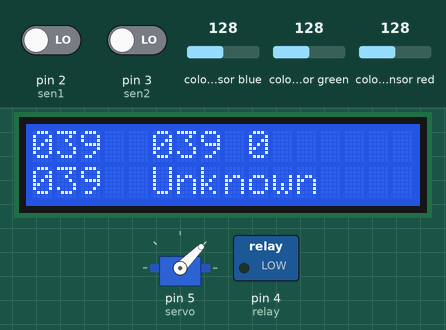
The sketch below on a simulated Arduino Uno, built with avr-gcc and run on an emulated ATmega328P. Parts: servo, 16×2 character LCD, switched loads named in the sketch (green lamp = pin HIGH). Wiring (inferred from the names in the program): TCS3200 colour sensor: output pin 12; S2 pin 10; S3 pin 11; S0 pin 8; S1 pin 9. The inputs (shaded band) are chosen by the test bench; at power-on: colour sensor red 128, pin 3 (sen2) LOW, colour sensor blue 128, colour sensor green 128, pin 2 (sen1) LOW. Pins used as bus, display or sensor lines are not drawn.

Above: at 1.2 s.
1.3 s: colour sensor red set to 238
At 2.6 s:
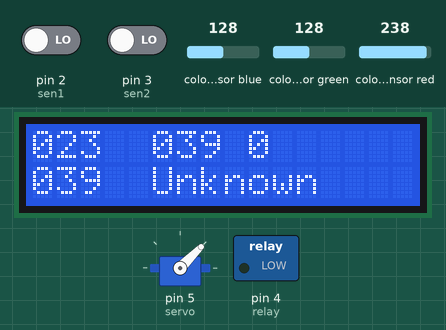
2.9 s: colour sensor red set to 247
At 4.2 s:
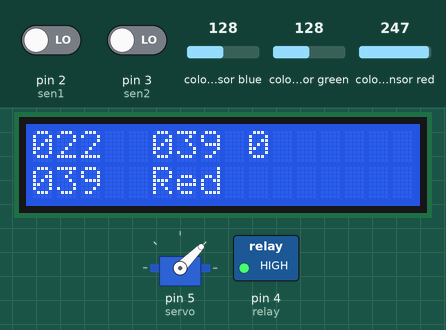
4.5 s: pin 3 (sen2) driven HIGH
At 5.6 s:
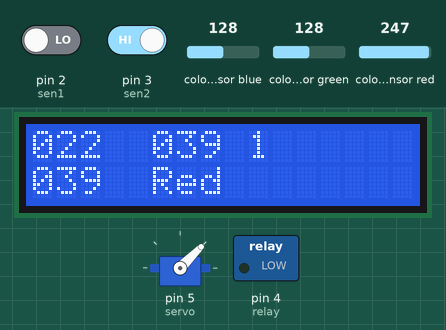
6.0 s: colour sensor blue set to 5
At 6.7 s:
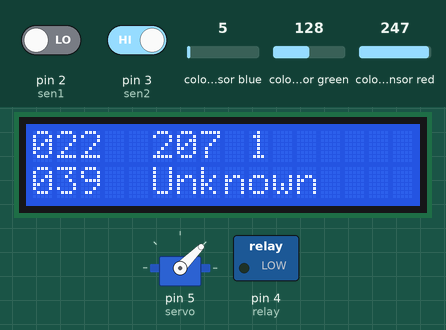
7.6 s: pin 3 (sen2) driven LOW
At 8.1 s:
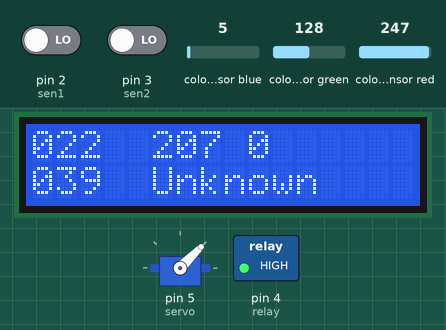
9.1 s: colour sensor green set to 5
At 9.5 s:
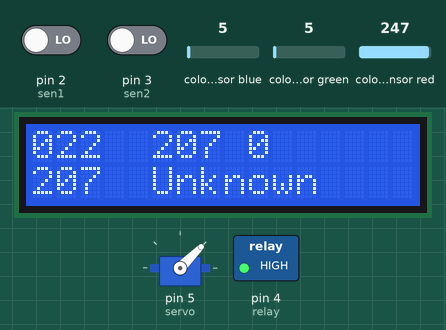
Timing chart, 0 to 11.6 s (numbered marks = the images above; inputs shaded):
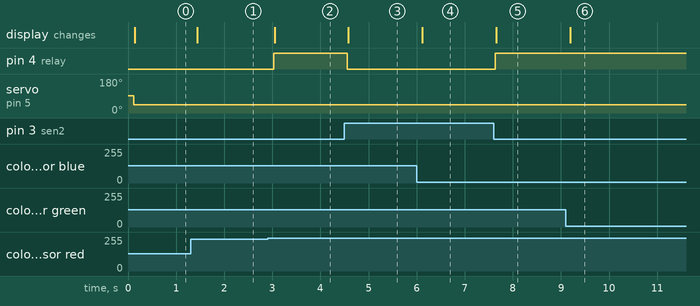

The sketch:

projek_robotika.ino
```cpp
#include <Servo.h>
#include <LiquidCrystal_I2C.h>
#include <stdio.h>

Servo servo1;
LiquidCrystal_I2C lcd(0x27,  16, 2);

int sen1 = 2;
int sen2 = 3;
int relay = 4;
int servo = 5;
int s0 = 8;
int s1 = 9;
int s2 = 10;
int s3 = 11;
int out = 12;
long time;
long prev_time = 0;
long time_now = 0;
char tmp[3];

bool sen1_cond, sen2_cond, relay_cond;
bool detector = false;

int red, green, blue;
int color;  // 0 = Unknown ; 1 = Red ; 2 = Blue ; 3 = Green ; 4 = White

void setup() {
  // put your setup code here, to run once:
  pinMode(sen1, INPUT);     // Infrared 1
  pinMode(sen2, INPUT);     // Infrared 2
  pinMode(servo, OUTPUT);   // Servo
  pinMode(relay, OUTPUT);   // Relay
  pinMode(s0, OUTPUT);
  pinMode(s1, OUTPUT);
  pinMode(s2, OUTPUT);
  pinMode(s3, OUTPUT);
  pinMode(out, INPUT);
  // Serial.begin(9600);
  digitalWrite(s0, HIGH);
  digitalWrite(s1, HIGH);
  servo1.attach(5);
  servo1.write(92);
  lcd.init();
  lcd.backlight();
}

void loop() {
  time = millis();
  color = GetColors();
  sen1_cond = digitalRead(sen1);
  sen2_cond = digitalRead(sen2);

  if(!(sen1_cond & 1)) {
    time_now = time;
    servo1.write(45);
  }

  if(time - time_now >= 5000) {
    servo1.write(95);
  }

  // if(color == 1 || color == 2) {
  //   if(sen2_cond == 0) {
  //     digitalWrite(relay, LOW);
  //     if()
  //   } else if(send2_cond == 1) {
  //     digitalWrite(relay, HIGH);
  //   }
  // } else {
  //   digitalWrite(relay, HIGH);
  // }

  // if(!detector) {
  //   if(color == 1 || color == 2) {
  //     detector = true;
  //   }
  // }

  if(color == 1 || color == 2 || color == 3) {
    detector = true;
  }

  if(!(sen2_cond & 1) && detector) {
    relay_cond = 1;
  }

  if(sen2_cond) {
    relay_cond = 0;
  }

  if(relay_cond == 1 && sen2_cond == 0) {
    detector = false;
  }

  digitalWrite(relay, relay_cond);

  lcd.setCursor(0, 0);
  sprintf(tmp, "%03d", red);
  lcd.print(tmp);
  lcd.setCursor(0, 1);
  sprintf(tmp, "%03d", green);
  lcd.print(tmp);
  lcd.setCursor(5, 0);
  sprintf(tmp, "%03d", blue);
  lcd.print(tmp);
  lcd.setCursor(5, 1);
  switch (color) {
    case 0:
      lcd.print("Unknown");
      break;
    case 1:
      lcd.print("Red    ");
      break;
    case 2:
      lcd.print("Blue   ");
      break;
    case 3:
      lcd.print("Green  ");
      break;
    case 4:
      lcd.print("White  ");
      break;
    default:
      lcd.print("       ");
  }
  lcd.setCursor(9, 0);
  lcd.print(detector);

  // Serial.println(color);
  // Serial.print("Red = ");
  // Serial.print(red);
  // Serial.print(" Green = ");
  // Serial.print(green);
  // Serial.print(" Blue = ");
  // Serial.println(blue);
  // Serial.print(" ");
  // Serial.println(time - time_now);
  // delay(50);
}

int GetColors() {
  digitalWrite(s2, LOW);

  digitalWrite(s3, LOW);
  red = pulseIn(out, digitalRead(out) == HIGH ? LOW : HIGH);
  delay(20);

  digitalWrite(s3, HIGH);
  blue = pulseIn(out, digitalRead(out) == HIGH ? LOW : HIGH);
  delay(20);

  digitalWrite(s2, HIGH);
  green = pulseIn(out, digitalRead(out) == HIGH ? LOW : HIGH);
  delay(20);

  // if(red <= 15 && green <= 15 && blue <= 15) {
  //   return 4;  // White
  // } else if (red < blue && red <= green && red < 23) {
  //   return 1;  // Red
  // } else if (blue < green && blue < red && blue < 20) {
  //   return 2;  // Blue
  // } else if (green < red && green - blue <= 5) {
  //   return 3;  // Green
  // } else {
  //   return 0;  // Unknown
  // }

  if(red >= 10 && red <= 22 && green >= 27 && green <= 53 && blue >= 20 && blue <= 41) {
    return 1; // Red
  } else if(red >= 10 && red <= 29 && green >= 5 && green <= 16 && blue >= 3 && blue <= 12) {
    return 2; // Blue
  } else if(red >= 12 && red <= 17 && green >= 4 && green <= 13 && blue >= 13 && blue <= 20) {
    return 3; // Green
  } else {
    return 0; // Unknown
  }

}
```

Measured:
- the behaviour switches between 242 and 243 on colour sensor red (found by bisection; images 1 and 2)
- after the input at 1.3 s, the display: changes after 0.14 s (image 1)
- after the input at 2.9 s, pin 4 (relay): LOW → HIGH after 0.13 s; the display: changes after 0.15 s (image 2)
- after the input at 4.5 s, pin 4 (relay): HIGH → LOW after 0.06 s; the display: changes after 0.08 s (image 3)
- after the input at 6.0 s, the display: changes after 0.11 s (image 4)
- after the input at 7.6 s, pin 4 (relay): LOW → HIGH at once; the display: changes after 0.05 s (image 5)
- after the input at 9.1 s, the display: changes after 0.09 s (image 6)
